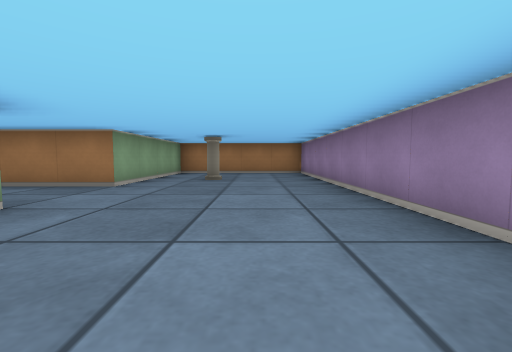
view 1 (above)

17 first-person views from a walk through a cub3D ray-caster map. The camera is about half as high as the walls, tilts 4° down and sees 90° across. The floor is counted in squares. Each view is taken from the middle of a square. On the plan, view 1 faces up. The plan holds only what a view shows up to about 9 squares ahead; the rest is blank.

view 2
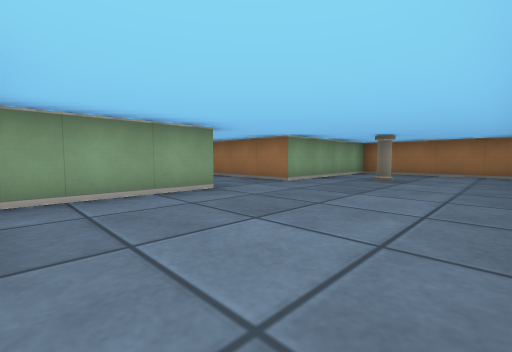

view 3
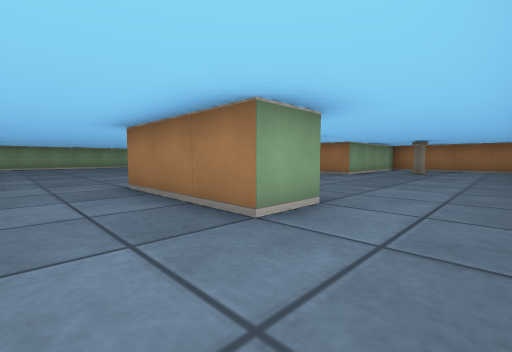

view 4
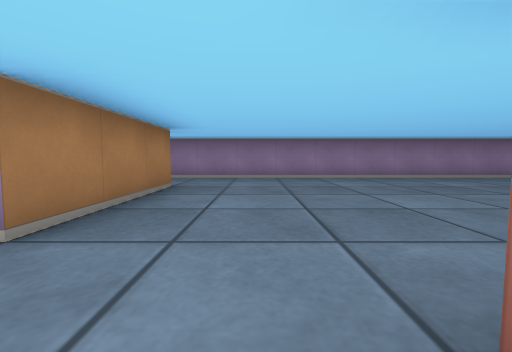

view 5
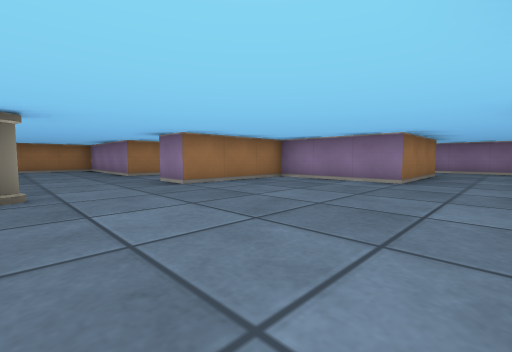

view 6
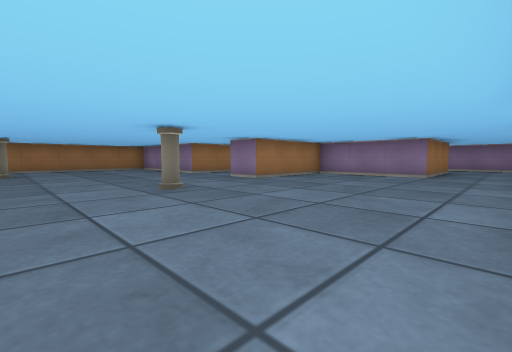

view 7
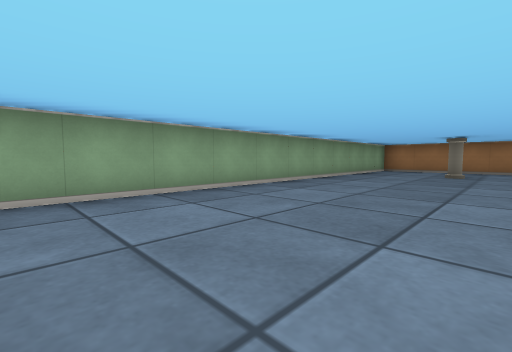

view 8
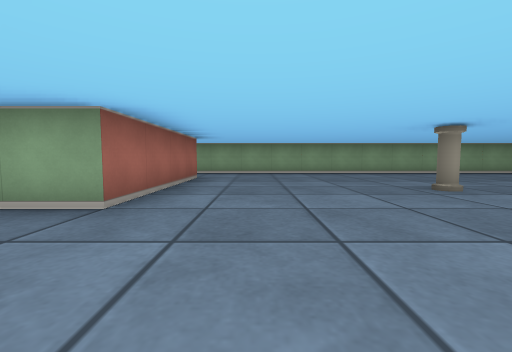

view 9
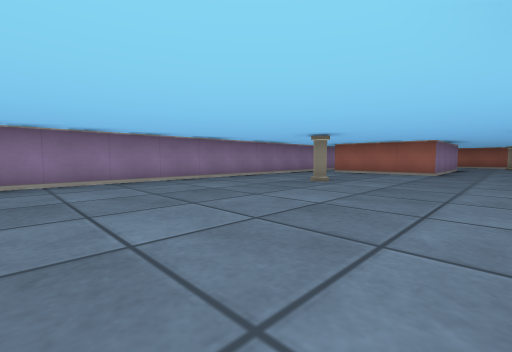

view 10
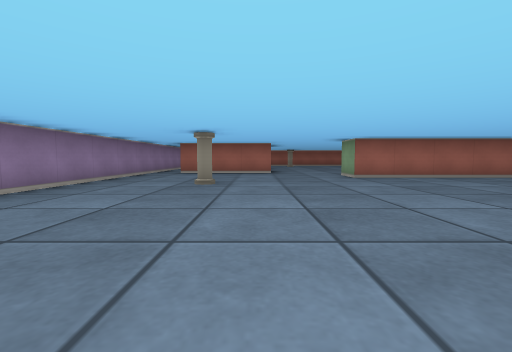

view 11
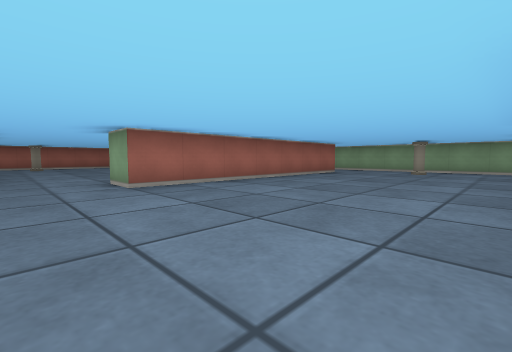

view 12
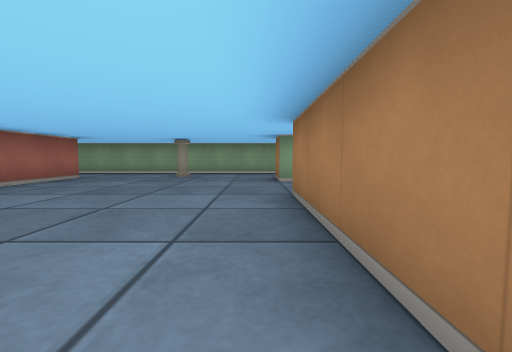

view 13
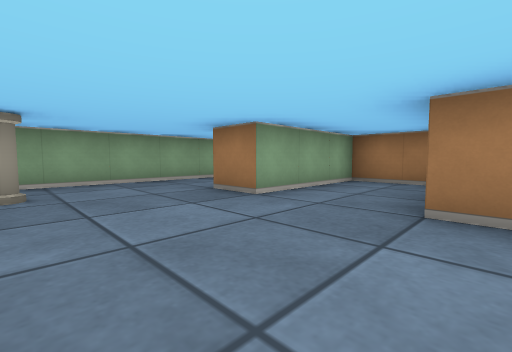

view 14
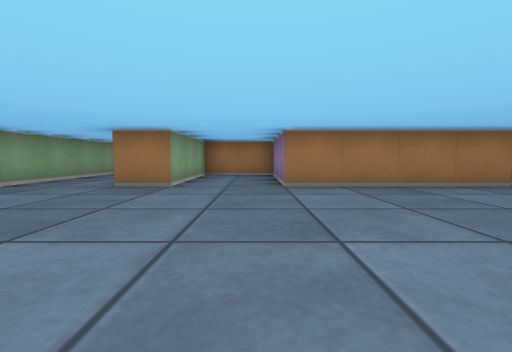

view 15
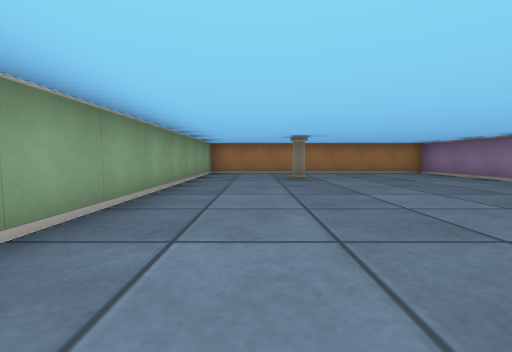

view 16
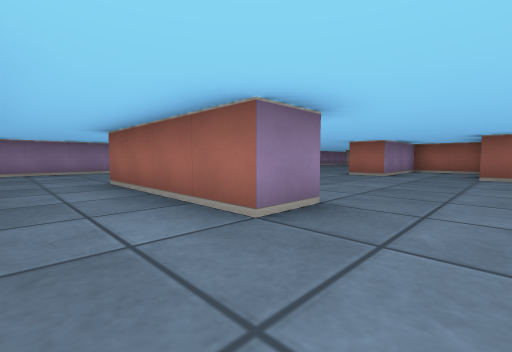

view 17
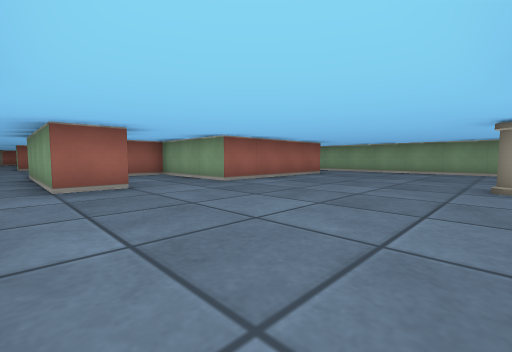

### Floor plan
Points are (right, up) in squares from view 1. A wall is a line through its corners. A room is listed if a view was taken in it or the views show most of it. See-through windows are left out.
Room 1 (views 1, 2)
walls: (-2.5, 2.5) (-2.5, -0.1); (1.5, 1.4) (1.5, 8.5) (-2.5, 8.5) (-2.5, 4.5)
ways out: opening at (0.5, -1) to room 2; opening at (-2.5, 3.5) to room 3
objects: pillar (-1, 6)
Room 2 (views 3, 9, 10, 11, 12, 13, 14)
walls: (-4.5, -3.5) (-4.5, -7.5) (-8.5, -7.5) (-8.5, -4.5) (-10.5, -4.5) (-10.5, -7.5) (-11.5, -7.5); (-1.5, -14.5) (0.5, -14.5); (-11.5, -12.5) (-4.5, -12.5) (-4.5, -13.5); (-0.5, -0.4) (-0.5, -1.5) (-3.5, -1.5); (1.5, -15.1) (1.5, -0.8); (-13.5, -2.5) (-13.5, -12.4)
ways out: opening at (0.5, -1) to room 1; opening at (-12.5, -2.5) to room 3; opening at (-4, -2.5) to room 3; opening at (-12.5, -13); opening at (-2, -14.2)
objects: pillar (-12, -10); pillar (-1, -11)
Room 3 (views 4, 5, 6, 7, 8, 15, 16, 17)
walls: (-11.6, -3.5) (-7.5, -3.5) (-7.5, -6.5) (-5.5, -6.5) (-5.5, -3.5) (-4.5, -3.5); (-3.5, -1.5) (-3.5, 1.5) (-6.5, 1.5) (-6.5, 2.5) (-2.5, 2.5); (-2.5, 4.5) (-6.5, 4.5) (-6.5, 8.5) (-13.5, 8.5) (-13.5, -2.5)
ways out: opening at (-2.5, 3.5) to room 1; opening at (-12.5, -2.5) to room 2; opening at (-4, -2.5) to room 2
objects: pillar (-11, 6); pillar (-9, 1)

Positions as (right, up) in squares from view 1, and headings:
1: (0, 0), facing up
2: (1, 0), facing up-left
3: (1, -3), facing up-left
4: (-5, -3), facing right
5: (-9, -3), facing up-right
6: (-11, -3), facing up-right
7: (-10, -2), facing up-left
8: (-5, -2), facing left
9: (-4, -6), facing down-right
10: (-2, -6), facing down
11: (-3, -8), facing down-left
12: (-5, -8), facing left
13: (-8, -10), facing up-left
14: (-9, -12), facing up
15: (-12, 0), facing up
16: (-8, 4), facing down-right
17: (-4, 1), facing down-left
